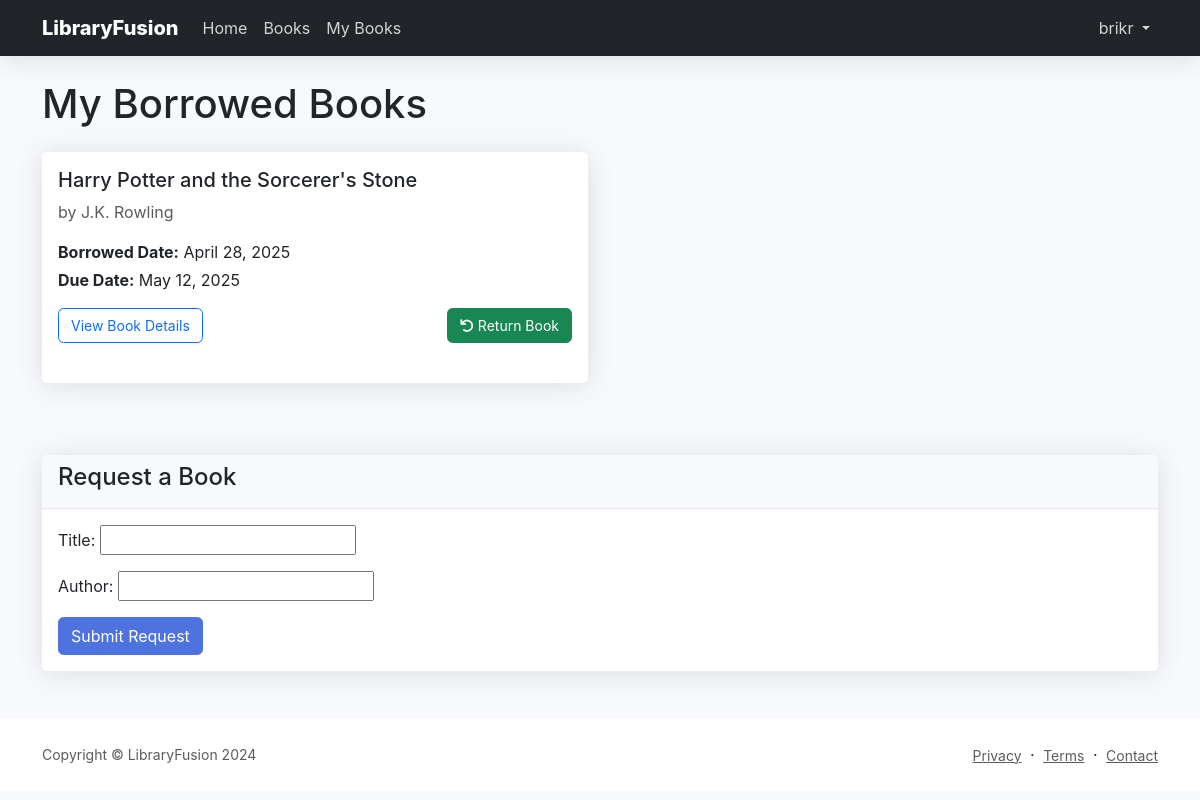
/books/my-books/ (signed in), run on the app's committed database.
### account/models.py (models this page shows, shortened)
class User(AbstractUser):
    ROLES = (
        ('STUDENT', 'Student'),
        ('LIBRARIAN', 'Librarian'),
        ('MANAGER', 'Manager'),
    )
    role = models.CharField(max_length=10, choices=ROLES, default='STUDENT')
    is_active = models.BooleanField(default=True)
    fine_balance = models.DecimalField(max_digits=10, decimal_places=2, default=0.00)
    phone_number = models.CharField(
        max_length=15,
        validators=[RegexValidator(r'^\+?1?\d{9,15}$')],
        blank=True,
        null=True
    )
    address = models.TextField(blank=True, null=True)
    date_of_birth = models.DateField(null=True, blank=True)
    profile_picture = models.ImageField(upload_to='profile_pictures/', blank=True, null=True)
    @property
    def is_student(self):
        return self.role == 'STUDENT'

### books/models.py (models this page shows, shortened)
class BorrowingRecord(models.Model):
    STATUS_CHOICES = [
        ('BORROWED', 'Borrowed'),
        ('RETURNED', 'Returned'),
        ('OVERDUE', 'Overdue'),
    ]
    book = models.ForeignKey(Book, on_delete=models.CASCADE, related_name='borrowing_records')
    borrower = models.ForeignKey(User, on_delete=models.CASCADE, related_name='book_borrowings')
    borrowed_date = models.DateTimeField(auto_now_add=True)
    due_date = models.DateTimeField()
    return_date = models.DateTimeField(null=True, blank=True)
    status = models.CharField(max_length=10, choices=STATUS_CHOICES, default='BORROWED')
    fine_amount = models.DecimalField(max_digits=10, decimal_places=2, default=0.00)
    class Meta:
        ordering = ['-borrowed_date']

class Book(models.Model):
    title = models.CharField(max_length=200)
    author = models.CharField(max_length=200)
    isbn = models.CharField(max_length=13, unique=True)
    description = models.TextField()
    category = models.ForeignKey(Category, on_delete=models.SET_NULL, null=True, related_name='books')
    cover_image = models.ImageField(upload_to='book_covers/', blank=True, null=True)
    total_copies = models.PositiveIntegerField(default=1)
    available_copies = models.PositiveIntegerField(default=1)
    published_date = models.DateField(null=True, blank=True)
    created_at = models.DateTimeField(auto_now_add=True)
    updated_at = models.DateTimeField(auto_now=True)

### books/views.py (the view)
# urls.py: path('my-books/', views.my_books, name='my_books'),
@login_required
def my_books(request):
    if not request.user.is_student:
        messages.error(request, 'Only students can view their borrowed books.')
        return redirect('books:list')
    borrowed_books = BorrowingRecord.objects.filter(
        borrower=request.user,
        status='BORROWED'
    ).select_related('book')
    if request.method == 'POST':
        request_form = BookRequestForm(request.POST)
        if request_form.is_valid():
            book_request = request_form.save(commit=False)
            book_request.requester = request.user
            book_request.save()
            messages.success(request, 'Your book request has been submitted!')
            return redirect('books:my_books')
    else:
        request_form = BookRequestForm()
    context = {
        'borrowed_books': borrowed_books,
        'request_form': request_form,
    }
    return render(request, 'books/my_books.html', context)

### books/forms.py
class BookRequestForm(forms.ModelForm):
    class Meta:
        model = BookRequest
        fields = ['title', 'author']

### templates/books/my_books.html (shortened to what this page needs)
{% extends 'base.html' %}
{% block content %}
<div class="container">
    <h1 class="mb-4">My Borrowed Books</h1>
    {% if borrowed_books %}
    <div class="row">
        {% for record in borrowed_books %}
        <div class="col-md-6 mb-4">
            <div class="card h-100">
                <div class="card-body">
                    <h5 class="card-title">{{ record.book.title }}</h5>
                    <p class="card-text text-muted">by {{ record.book.author }}</p>
                    <div class="mb-3">
                        <p class="mb-1">
                            <strong>Borrowed Date:</strong>
                            {{ record.borrowed_date|date:"F j, Y" }}
                        </p>
                        <p class="mb-1">
                            <strong>Due Date:</strong>
                            <span class="{% if record.due_date < now %}text-danger{% endif %}">
                                {{ record.due_date|date:"F j, Y" }}
                            </span>
                        </p>
                    </div>
                    <div class="d-flex justify-content-between align-items-center">
                        <a href="{% url 'books:detail' record.book.pk %}" class="btn btn-outline-primary btn-sm">
                            View Book Details
                        </a>
                        <a href="{% url 'books:return' record.pk %}" class="btn btn-success btn-sm">
                            <i class="fas fa-undo"></i> Return Book
                        </a>
                    </div>
                </div>
            </div>
        </div>
        {% endfor %}
    </div>
    {% else %}
    <div class="alert alert-info">
        You haven't borrowed any books yet.
        <a href="{% url 'books:list' %}" class="alert-link">Browse our collection</a> to find something interesting!
    </div>
    {% endif %}
    <div class="card mt-5">
        <div class="card-header">
            <h4>Request a Book</h4>
        </div>
        <div class="card-body">
            <form method="post">
                {{ request_form.as_p }}
                <button type="submit" class="btn btn-primary">Submit Request</button>
            </form>
        </div>
    </div>
</div>
{% endblock %}

### templates/base.html (shortened to what this page needs)
{% load static %}
<!DOCTYPE html>
<html lang="en">
<head>
    <link href="https://cdn.jsdelivr.net/npm/bootstrap@5.3.0/dist/css/bootstrap.min.css" rel="stylesheet">
    <link href="https://cdnjs.cloudflare.com/ajax/libs/font-awesome/6.0.0/css/all.min.css" rel="stylesheet">
</head>
<body>
    <nav class="navbar navbar-expand-lg navbar-dark bg-dark">
        <div class="container">
            <a class="navbar-brand" href="{% url 'books:home' %}">LibraryFusion</a>
            <div class="collapse navbar-collapse" id="navbarNav">
                <ul class="navbar-nav me-auto">
                    <li class="nav-item">
                        <a class="nav-link" href="{% url 'books:home' %}">Home</a>
                    </li>
                    <li class="nav-item">
                        <a class="nav-link" href="{% url 'books:list' %}">Books</a>
                    </li>
                    {% if user.is_authenticated %}
                        {% if user.role == 'MANAGER' %}
                            <li class="nav-item">
                                <a class="nav-link" href="{% url 'managers:dashboard' %}">Dashboard</a>
                            </li>
                        {% elif user.role == 'LIBRARIAN' %}
                            <li class="nav-item">
                                <a class="nav-link" href="{% url 'librarians:dashboard' %}">Dashboard</a>
                            </li>
                        {% elif user.role == 'STUDENT' %}
                            <li class="nav-item">
                                <a class="nav-link" href="{% url 'books:my_books' %}">My Books</a>
                            </li>
                        {% endif %}
                    {% endif %}
                </ul>
                <ul class="navbar-nav">
                    {% if user.is_authenticated %}
                        <li class="nav-item dropdown">
                            <a class="nav-link dropdown-toggle" href="#" id="navbarDropdown" role="button" data-bs-toggle="dropdown">
                                {{ user.username }}
                            </a>
                        </li>
                    {% endif %}
                </ul>
            </div>
        </div>
    </nav>
    <main class="py-4">
        {% block content %}{% endblock %}
    </main>
    <footer class="bg-white py-4 mt-auto">
        <div class="container">
            <div class="row align-items-center justify-content-between">
                <div class="col-auto">
                    <div class="small m-0 text-muted">Copyright &copy; LibraryFusion 2024</div>
                </div>
                <div class="col-auto">
                    <a class="small text-muted" href="#">Privacy</a>
                    <span class="mx-1">&middot;</span>
                    <a class="small text-muted" href="#">Terms</a>
                    <span class="mx-1">&middot;</span>
                    <a class="small text-muted" href="#">Contact</a>
                </div>
            </div>
        </div>
    </footer>
</body>
</html>

### templates/base.html (style rules this page uses)
:root { --primary-color: #4e73df; --secondary-color: #858796; --success-color: #1cc88a; --info-color: #36b9cc; --warning-color: #f6c23e; --danger-color: #e74a3b; --light-color: #f8f9fc; --dark-color: #5a5c69; }
body { font-family: 'Nunito', -apple-system, BlinkMacSystemFont, "Segoe UI", Roboto, "Helvetica Neue", Arial, sans-serif; background-color: var(--light-color); }
.navbar { background-color: var(--primary-color); box-shadow: 0 0.15rem 1.75rem 0 rgba(58, 59, 69, 0.15); }
.navbar-brand { color: white !important; font-weight: 800; }
.nav-link { color: rgba(255, 255, 255, 0.8) !important; }
.card { border: none; border-radius: 0.35rem; box-shadow: 0 0.15rem 1.75rem 0 rgba(58, 59, 69, 0.15); margin-bottom: 1.5rem; }
.card-header { background-color: #f8f9fc; border-bottom: 1px solid #e3e6f0; }
.btn { border-radius: 0.35rem; padding: 0.375rem 0.75rem; }
.btn-primary { background-color: var(--primary-color); border-color: var(--primary-color); }

### data on the page
User: username "brikr"
BorrowingRecord: book "Harry Potter and the Sorcerer's Stone", book.author "J.K. Rowling", borrowed_date "April 28, 2025", due_date "May 12, 2025"
